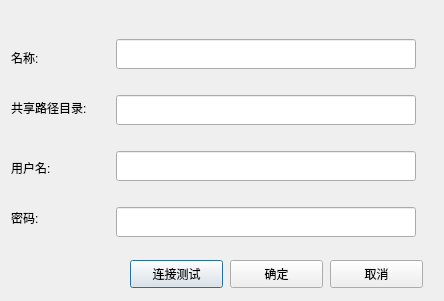
<?xml version="1.0" encoding="UTF-8"?>
<ui version="4.0">
 <class>SharePathAddDlg</class>
 <widget class="QDialog" name="SharePathAddDlg">
  <property name="geometry">
   <rect>
    <x>0</x>
    <y>0</y>
    <width>444</width>
    <height>301</height>
   </rect>
  </property>
  <property name="windowTitle">
   <string>增加共享目录</string>
  </property>
  <widget class="QLineEdit" name="name_lineEdit">
   <property name="geometry">
    <rect>
     <x>116</x>
     <y>39</y>
     <width>300</width>
     <height>30</height>
    </rect>
   </property>
  </widget>
  <widget class="QLabel" name="label">
   <property name="geometry">
    <rect>
     <x>11</x>
     <y>50</y>
     <width>38</width>
     <height>16</height>
    </rect>
   </property>
   <property name="text">
    <string>名称:</string>
   </property>
  </widget>
  <widget class="QPushButton" name="TestConnBtn">
   <property name="geometry">
    <rect>
     <x>130</x>
     <y>260</y>
     <width>93</width>
     <height>28</height>
    </rect>
   </property>
   <property name="text">
    <string>连接测试</string>
   </property>
  </widget>
  <widget class="QPushButton" name="OKBtn">
   <property name="geometry">
    <rect>
     <x>230</x>
     <y>260</y>
     <width>93</width>
     <height>28</height>
    </rect>
   </property>
   <property name="text">
    <string>确定</string>
   </property>
  </widget>
  <widget class="QPushButton" name="CancelBtn">
   <property name="geometry">
    <rect>
     <x>330</x>
     <y>260</y>
     <width>93</width>
     <height>28</height>
    </rect>
   </property>
   <property name="text">
    <string>取消</string>
   </property>
  </widget>
  <widget class="QLineEdit" name="user_lineEdit">
   <property name="geometry">
    <rect>
     <x>116</x>
     <y>151</y>
     <width>300</width>
     <height>30</height>
    </rect>
   </property>
  </widget>
  <widget class="QLabel" name="label_3">
   <property name="geometry">
    <rect>
     <x>11</x>
     <y>210</y>
     <width>38</width>
     <height>16</height>
    </rect>
   </property>
   <property name="text">
    <string>密码:</string>
   </property>
  </widget>
  <widget class="QLineEdit" name="pwd_lineEdit">
   <property name="geometry">
    <rect>
     <x>116</x>
     <y>207</y>
     <width>300</width>
     <height>30</height>
    </rect>
   </property>
   <property name="echoMode">
    <enum>QLineEdit::Password</enum>
   </property>
  </widget>
  <widget class="QLabel" name="label_4">
   <property name="geometry">
    <rect>
     <x>11</x>
     <y>160</y>
     <width>53</width>
     <height>16</height>
    </rect>
   </property>
   <property name="text">
    <string>用户名:</string>
   </property>
  </widget>
  <widget class="QLabel" name="label_2">
   <property name="geometry">
    <rect>
     <x>11</x>
     <y>100</y>
     <width>98</width>
     <height>16</height>
    </rect>
   </property>
   <property name="text">
    <string>共享路径目录:</string>
   </property>
  </widget>
  <widget class="QLineEdit" name="sharePath_lineEdit">
   <property name="geometry">
    <rect>
     <x>116</x>
     <y>95</y>
     <width>300</width>
     <height>30</height>
    </rect>
   </property>
  </widget>
 </widget>
 <resources/>
 <connections/>
</ui>
